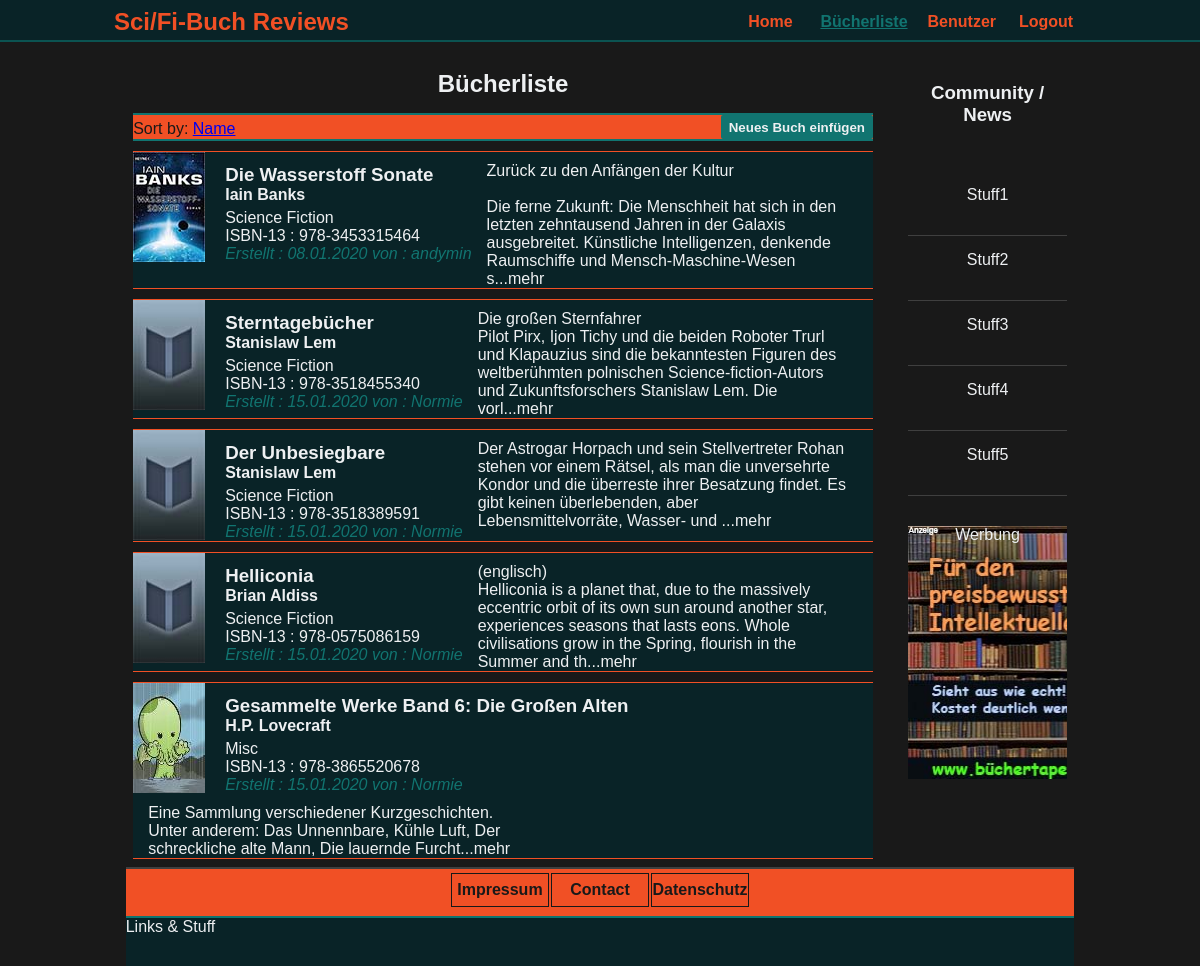
The app's page /index.php/start (signed in) with its own data.
### tables this page shows
CREATE TABLE `elements` (
  `id` int(10) UNSIGNED NOT NULL,
  `element_title` varchar(255) NOT NULL,
  `element_author` varchar(255) NOT NULL,
  `element_isbn` varchar(255) NOT NULL,
  `element_genre` varchar(255) NOT NULL,
  `element_description` text NOT NULL,
  `element_created_at` timestamp NOT NULL DEFAULT current_timestamp(),
  `element_changed_at` timestamp NOT NULL DEFAULT current_timestamp(),
  `element_pic` varchar(255) NOT NULL,
  `element_thumb` varchar(255) NOT NULL,
  `user_uid` int(10) UNSIGNED NOT NULL
);

CREATE TABLE `users` (
  `uid` int(10) UNSIGNED NOT NULL,
  `username` varchar(255) NOT NULL,
  `email` varchar(255) NOT NULL,
  `password` varchar(255) NOT NULL,
  `user_created_at` timestamp NOT NULL DEFAULT current_timestamp(),
  `user_changed_at` timestamp NOT NULL DEFAULT current_timestamp() ON UPDATE current_timestamp(),
  `user_role` int(10) UNSIGNED NOT NULL,
  `user_description` text DEFAULT NULL
);

### src/Core/AbstractController.php (called while the page is built, shortened)
<?php
abstract class AbstractController
{
    protected function render($view, $params)
    {
        extract($params);
        include __DIR__."./../../views/{$view}.php";
    }
}

### src/Element/ElementController.php (called while the page is built, shortened)
<?php
class ElementController extends AbstractController
{
    public function __construct(ElementRepository $elementRepository, ReviewRepository $reviewRepository, CommentRepository $commentRepository)
    {
        $this->elementRepository = $elementRepository;
    }
    public function index()
    {
        $booklist = $this->elementRepository->fetchAllElements();
        $this->render('page_main_book_list', ['booklist' => $booklist]);
    }
}

### src/Element/ElementRepository.php (called while the page is built, shortened)
<?php
class ElementRepository extends AbstractRepository
{
    public function getTableName()
    {
        return 'elements';
    }
    public function getModelName()
    {
        return 'App\\Element\\ElementModel';
    }
}

### src/Core/AbstractRepository.php (called while the page is built, shortened)
<?php
abstract class AbstractRepository
{
    protected $pdo;
    public function __construct(PDO $pdo)
    {
        $this->pdo = $pdo;
    }
    function fetchAllElements()
    {
        $model = $this->getModelName();
        $table = $this->getTableName();
        $qry = $this->pdo->query("SELECT * FROM `$table` JOIN `users` ON users.uid = elements.user_uid GROUP BY $table.id");
        $books = $qry->fetchAll(PDO::FETCH_CLASS, $model);
        return $books;
    }
}

### autoload.php (called while the page is built, shortened)
<?php
spl_autoload_register(function ($class) {
    $prefix = 'App\\';
    $base_dir = __DIR__ . '/src/';
    $len = strlen($prefix);
    $relative_class = substr($class, $len);
    $file = $base_dir . str_replace('\\', '/', $relative_class) . '.php';
});

### init.php (called while the page is built, shortened)
<?php
require __DIR__.'/autoload.php';
function e( string $str) : string
{
    $fstrg = htmlentities($str, ENT_QUOTES, 'UTF-8');
    return nl2br($fstrg);
}
function fixDate($string)
{
    $timestamp = strtotime($string);
    return date('d.m.Y', $timestamp);
}

### views/page_main_book_list.php (the view, shortened to what this page needs)
<main class="content-main">
    <div class="list-container clear">
        <div class="content-left t-center black">
            <h2>Bücherliste</h2>
            <div class="sort-bar orange clear">
                <p>Sort by: <a href="#">Name</a></p>
                <?php if(!empty($_SESSION['login'])) :?>
                    <button>Neues Buch einfügen</button>
                <?php endif; ?>
            </div>
            <ul class="book-prev">
            <?php foreach($booklist as $book) :?>
                <li>
                    <img src="/<?= $book->element_thumb === 'no image' ? 'img/uploads/small/dummy_pic_s.jpg' : $book->element_thumb ?>" alt="Einbandbild" width="72" height="110">
                    <div class="clear">
                        <div class="book-title">
                            <h3><?= e($book->element_title) ?></h3>
                            <h4><?= e($book->element_author) ?></h4>
                        </div>
                        <p class="book-data">
                            <span class="book-genre"><?= $book->element_genre ?></span>
                            <span class="book-isbn">ISBN-13 : <?= $book->element_isbn ?></span>
                            <span class="book-userdate">Erstellt : <?= fixDate($book->element_created_at) ?> von : <?= $book->username ?></span>
                        </p>
                    </div>
                    <p class="book-description"><?= e(substr($book->element_description, 0, 220)) . '<span class="remark">...mehr</span>' ?></p>
                    <a href="./book-single?id=<?= $book->id?>"></a>
                </li>
            <?php endforeach; ?>
            </ul>
        </div>
        <div class="content-right t-center black white-text">
            <h3 class="mbott-60">Community / News</h3>
            <ul class="newsfeed mbott-30">
                <li>Stuff1</li>
                <li>Stuff2</li>
                <li>Stuff3</li>
                <li>Stuff4</li>
                <li>Stuff5</li>
            </ul>
            <div class="sell-out">
                Werbung
            </div>
        </div>
    </div>
</main>

### css/style_global.css (style rules this page uses)
*,*:after,*:before { box-sizing: border-box; padding: 0; margin: 0; }
html { font-family: 'Fira Sans', Arial, Helvetica, sans-serif; font-size: 16px; color: #eef0f2; background-color: #191919; }
ul,li { list-style-type: none; }
li>a { display: block; text-decoration: none; }
.clear:after { content: ""; display: table; clear: both; }
.t-center { text-align: center; }
.mbott-30 { margin-bottom: 30px; }
.mbott-60 { margin-bottom: 60px; }
.orange { background-color: #f15025; }
.black { background-color: #191919; }
.white-text { color: #eef0f2; }

### css/style_pages.css (style rules this page uses)
.content-main { margin-top:42px; padding-top:20px; }
.content-main h3 { padding-top:12px; }
.welcome-container,.list-container { width: 95%; margin-left: auto; margin-right: auto; }
.content-left { float: left; width: 78%; margin-left: 1%; margin-right: 1%; padding: 8px; min-height: 700px; }
.content-right { float:left; width: 18%; margin-left: 1%; margin-right: 1%; padding: 8px; min-height: 700px; }
.newsfeed li { margin-top: 15px; border-bottom: 1px solid #3f3f3f; min-height: 50px; width: 100%; }
.sell-out { height:253px; background: url('../img/ui/anzeige_fake.jpg') no-repeat top left; }
.sort-bar { width: 100%; color: #191919; height: 28px; margin-top:15px; text-align: left; border-top: 2px solid #117470; border-bottom: 2px solid #117470; }
.sort-bar p { float:left; line-height: 28px; }
.sort-bar button { float:right; height:24px; border: none; padding-left: 8px; padding-right: 8px; background-color: #117470; color: #eef0f2; border-radius: 2px; font-weight: bold; }
.book-prev { width:100%; }
.book-prev li { margin-top: 10px; border-bottom: 1px solid #f15025; border-top: 1px solid #f15025; background-color: #092327; }
.book-prev li:after { content: ""; display:table; clear:both; }
.book-prev li a { display: block; width: 62%; height: 113px; position: absolute; left: auto; z-index: 10; }
.book-prev li img { float: left; }
.book-prev li div { float: left; margin-left: 10px; text-align: left; }
.book-data { clear:both; float:left; margin-left: 10px; margin-top: 5px; }
.book-data span { display:block; }
.book-userdate { font-style: italic; color: #117470; }
.book-description { margin-top: 10px; float:left; margin-left: 15px; width: 50%; text-align: left; }

### records on screen
elements: element_thumb (picture), element_title "Die Wasserstoff Sonate", element_author "Iain Banks", element_genre "Science Fiction", element_isbn "978-3453315464", element_created_at "08.01.2020", user_uid.username "andymin", element_description "Zurück zu den Anfängen der Kultur Die ferne Zukunft: Die Menschheit hat sich in den letzten zehntausend Jahren in der Galaxis ausgebreitet. Künstliche Intelligenzen, denkende Raumschiffe und Mensch-Maschine-Wesen s"
elements: element_title "Sterntagebücher", element_author "Stanislaw Lem", element_genre "Science Fiction", element_isbn "978-3518455340", element_created_at "15.01.2020", user_uid.username "Normie", element_description "Die großen Sternfahrer Pilot Pirx, Ijon Tichy und die beiden Roboter Trurl und Klapauzius sind die bekanntesten Figuren des weltberühmten polnischen Science-fiction-Autors und Zukunftsforschers Stanislaw Lem. Die vorl"
elements: element_title "Der Unbesiegbare", element_author "Stanislaw Lem", element_genre "Science Fiction", element_isbn "978-3518389591", element_created_at "15.01.2020", user_uid.username "Normie", element_description "Der Astrogar Horpach und sein Stellvertreter Rohan stehen vor einem Rätsel, als man die unversehrte Kondor und die überreste ihrer Besatzung findet. Es gibt keinen überlebenden, aber Lebensmittelvorräte, Wasser- und"
elements: element_title "Helliconia", element_author "Brian Aldiss", element_genre "Science Fiction", element_isbn "978-0575086159", element_created_at "15.01.2020", user_uid.username "Normie", element_description "(englisch) Helliconia is a planet that, due to the massively eccentric orbit of its own sun around another star, experiences seasons that lasts eons. Whole civilisations grow in the Spring, flourish in the Summer and th"
elements: element_thumb (picture), element_title "Gesammelte Werke Band 6: Die Großen Alten", element_author "H.P. Lovecraft", element_genre "Misc", element_isbn "978-3865520678", element_created_at "15.01.2020", user_uid.username "Normie", element_description "Eine Sammlung verschiedener Kurzgeschichten. Unter anderem: Das Unnennbare, Kühle Luft, Der schreckliche alte Mann, Die lauernde Furcht"
